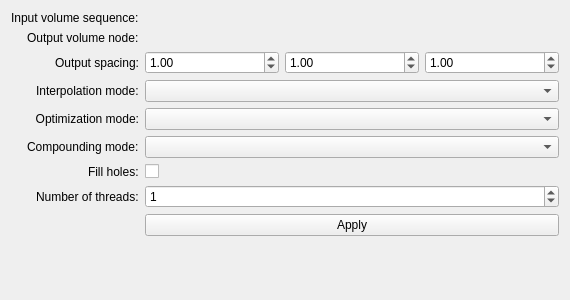
<?xml version="1.0" encoding="UTF-8"?>
<ui version="4.0">
 <class>qSlicerVolumeReconstructionModule</class>
 <widget class="qSlicerWidget" name="qSlicerVolumeReconstructionModule">
  <property name="geometry">
   <rect>
    <x>0</x>
    <y>0</y>
    <width>570</width>
    <height>300</height>
   </rect>
  </property>
  <property name="windowTitle">
   <string>Form</string>
  </property>
  <layout class="QVBoxLayout" name="verticalLayout_2">
   <item>
    <layout class="QFormLayout" name="formLayout">
     <property name="labelAlignment">
      <set>Qt::AlignRight|Qt::AlignTrailing|Qt::AlignVCenter</set>
     </property>
     <property name="formAlignment">
      <set>Qt::AlignLeading|Qt::AlignLeft|Qt::AlignTop</set>
     </property>
     <item row="0" column="0">
      <widget class="QLabel" name="nodeSelectorLabel">
       <property name="text">
        <string>Input volume sequence:</string>
       </property>
      </widget>
     </item>
     <item row="0" column="1">
      <widget class="qMRMLNodeComboBox" name="InputSequenceBrowserSelector">
       <property name="nodeTypes">
        <stringlist>
         <string>vtkMRMLSequenceBrowserNode</string>
        </stringlist>
       </property>
      </widget>
     </item>
     <item row="1" column="0">
      <widget class="QLabel" name="label">
       <property name="text">
        <string>Output volume node:</string>
       </property>
      </widget>
     </item>
     <item row="1" column="1">
      <widget class="qMRMLNodeComboBox" name="OutputVolumeSelector">
       <property name="nodeTypes">
        <stringlist>
         <string>vtkMRMLScalarVolumeNode</string>
        </stringlist>
       </property>
      </widget>
     </item>
     <item row="8" column="1">
      <layout class="QHBoxLayout" name="horizontalLayout">
       <item>
        <widget class="QPushButton" name="ApplyButton">
         <property name="text">
          <string>Apply</string>
         </property>
        </widget>
       </item>
      </layout>
     </item>
     <item row="2" column="1">
      <layout class="QHBoxLayout" name="horizontalLayout_3">
       <item>
        <widget class="QDoubleSpinBox" name="XSpacingSpinbox">
         <property name="value">
          <double>1.000000000000000</double>
         </property>
        </widget>
       </item>
       <item>
        <widget class="QDoubleSpinBox" name="YSpacingSpinbox">
         <property name="value">
          <double>1.000000000000000</double>
         </property>
        </widget>
       </item>
       <item>
        <widget class="QDoubleSpinBox" name="ZSpacingSpinbox">
         <property name="value">
          <double>1.000000000000000</double>
         </property>
        </widget>
       </item>
      </layout>
     </item>
     <item row="2" column="0">
      <widget class="QLabel" name="label_2">
       <property name="text">
        <string>Output spacing:</string>
       </property>
      </widget>
     </item>
     <item row="3" column="1">
      <widget class="QComboBox" name="InterpolationModeComboBox"/>
     </item>
     <item row="3" column="0">
      <widget class="QLabel" name="label_3">
       <property name="text">
        <string>Interpolation mode:</string>
       </property>
      </widget>
     </item>
     <item row="4" column="1">
      <widget class="QComboBox" name="OptimizationModeComboBox"/>
     </item>
     <item row="4" column="0">
      <widget class="QLabel" name="label_4">
       <property name="text">
        <string>Optimization mode:</string>
       </property>
       <property name="alignment">
        <set>Qt::AlignRight|Qt::AlignTrailing|Qt::AlignVCenter</set>
       </property>
      </widget>
     </item>
     <item row="5" column="1">
      <widget class="QComboBox" name="CompoundingModeComboBox"/>
     </item>
     <item row="5" column="0">
      <widget class="QLabel" name="label_5">
       <property name="text">
        <string>Compounding mode:</string>
       </property>
      </widget>
     </item>
     <item row="6" column="1">
      <widget class="QCheckBox" name="FillHolesCheckBox">
       <property name="text">
        <string/>
       </property>
      </widget>
     </item>
     <item row="6" column="0">
      <widget class="QLabel" name="label_6">
       <property name="text">
        <string>Fill holes:</string>
       </property>
      </widget>
     </item>
     <item row="7" column="1">
      <widget class="QSpinBox" name="NumberOfThreadsSpinBox">
       <property name="value">
        <number>1</number>
       </property>
      </widget>
     </item>
     <item row="7" column="0">
      <widget class="QLabel" name="label_7">
       <property name="text">
        <string>Number of threads:</string>
       </property>
      </widget>
     </item>
    </layout>
   </item>
  </layout>
 </widget>
 <customwidgets>
  <customwidget>
   <class>qMRMLNodeComboBox</class>
   <extends>QWidget</extends>
   <header>qMRMLNodeComboBox.h</header>
   <container>1</container>
  </customwidget>
  <customwidget>
   <class>qSlicerWidget</class>
   <extends>QWidget</extends>
   <header>qSlicerWidget.h</header>
   <container>1</container>
  </customwidget>
 </customwidgets>
 <resources>
  <include location="../qSlicerVolumeReconstructionModule.qrc"/>
 </resources>
 <connections>
  <connection>
   <sender>qSlicerVolumeReconstructionModule</sender>
   <signal>mrmlSceneChanged(vtkMRMLScene*)</signal>
   <receiver>InputSequenceBrowserSelector</receiver>
   <slot>setMRMLScene(vtkMRMLScene*)</slot>
   <hints>
    <hint type="sourcelabel">
     <x>201</x>
     <y>149</y>
    </hint>
    <hint type="destinationlabel">
     <x>264</x>
     <y>19</y>
    </hint>
   </hints>
  </connection>
  <connection>
   <sender>qSlicerVolumeReconstructionModule</sender>
   <signal>mrmlSceneChanged(vtkMRMLScene*)</signal>
   <receiver>OutputVolumeSelector</receiver>
   <slot>setMRMLScene(vtkMRMLScene*)</slot>
   <hints>
    <hint type="sourcelabel">
     <x>284</x>
     <y>149</y>
    </hint>
    <hint type="destinationlabel">
     <x>345</x>
     <y>45</y>
    </hint>
   </hints>
  </connection>
 </connections>
</ui>
